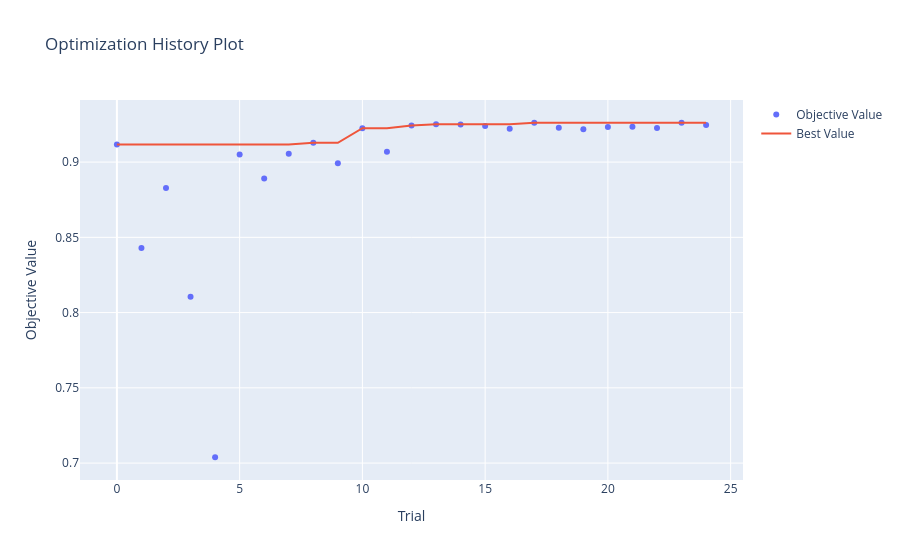
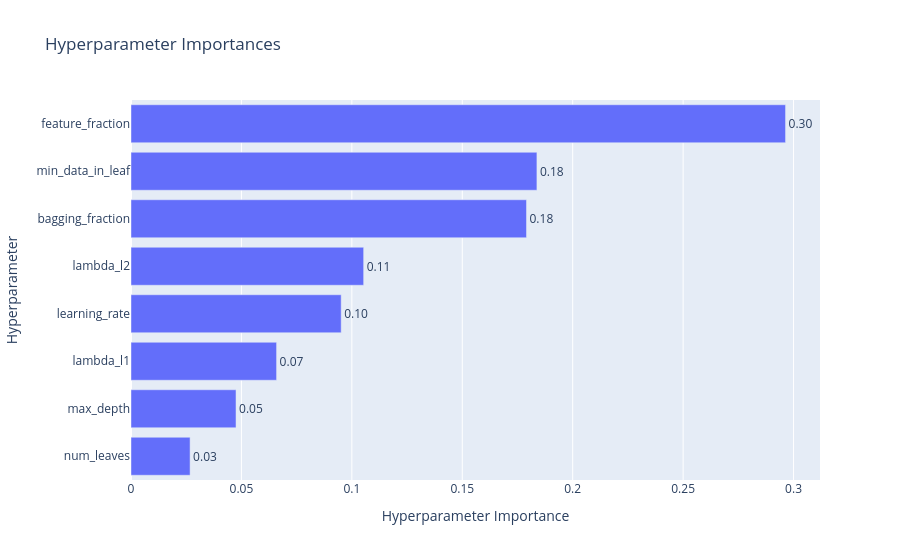

The notebook cell these images were saved under, in order:
### Code cell
fig = vis.plot_optimization_history(study)
fig.show()

fig2 = vis.plot_param_importances(study)
fig2.show()

### Figure 1 — Plotly figure (JSON) as saved in the notebook; plotly's stock layout.template omitted (floating-point values rounded to 4 significant figures)
{"data": [{"mode": "markers", "name": "Objective Value", "type": "scatter", "x": [0, 1, 2, 3, 4, 5, 6, 7, 8, 9, 10, 11, 12, 13, 14, 15, 16, 17, 18, 19, 20, 21, 22, 23, 24], "y": [0.9116, 0.8429, 0.8828, 0.8105, 0.7039, 0.9051, 0.889, 0.9056, 0.9128, 0.8992, 0.9225, 0.9069, 0.9243, 0.9252, 0.9249, 0.9239, 0.9221, 0.9261, 0.9228, 0.9219, 0.9234, 0.9235, 0.9227, 0.9261, 0.9247]}, {"mode": "lines", "name": "Best Value", "type": "scatter", "x": [0, 1, 2, 3, 4, 5, 6, 7, 8, 9, 10, 11, 12, 13, 14, 15, 16, 17, 18, 19, 20, 21, 22, 23, 24], "y": [0.9116, 0.9116, 0.9116, 0.9116, 0.9116, 0.9116, 0.9116, 0.9116, 0.9128, 0.9128, 0.9225, 0.9225, 0.9243, 0.9252, 0.9252, 0.9252, 0.9252, 0.9261, 0.9261, 0.9261, 0.9261, 0.9261, 0.9261, 0.9261, 0.9261]}, {"marker": {"color": "#cccccc"}, "mode": "markers", "name": "Infeasible Trial", "showlegend": false, "type": "scatter", "x": [], "y": []}], "layout": {"title": {"text": "Optimization History Plot"}, "xaxis": {"title": {"text": "Trial"}}, "yaxis": {"title": {"text": "Objective Value"}}}}

### Figure 2 — Plotly figure (JSON) as saved in the notebook; plotly's stock layout.template omitted (floating-point values rounded to 4 significant figures)
{"data": [{"cliponaxis": false, "hovertemplate": ["num_leaves (IntDistribution): 0.02675723675262246<extra></extra>", "max_depth (IntDistribution): 0.047554677998185725<extra></extra>", "lambda_l1 (FloatDistribution): 0.06591764387167687<extra></extra>", "learning_rate (FloatDistribution): 0.09516878705195021<extra></extra>", "lambda_l2 (FloatDistribution): 0.10534422423254512<extra></extra>", "bagging_fraction (FloatDistribution): 0.1790839693899177<extra></extra>", "min_data_in_leaf (IntDistribution): 0.18379769329144705<extra></extra>", "feature_fraction (FloatDistribution): 0.2963757674116549<extra></extra>"], "name": "Objective Value", "orientation": "h", "text": ["0.03", "0.05", "0.07", "0.10", "0.11", "0.18", "0.18", "0.30"], "textposition": "outside", "type": "bar", "x": [0.02676, 0.04755, 0.06592, 0.09517, 0.1053, 0.1791, 0.1838, 0.2964], "y": ["num_leaves", "max_depth", "lambda_l1", "learning_rate", "lambda_l2", "bagging_fraction", "min_data_in_leaf", "feature_fraction"]}], "layout": {"title": {"text": "Hyperparameter Importances"}, "xaxis": {"title": {"text": "Hyperparameter Importance"}}, "yaxis": {"title": {"text": "Hyperparameter"}}}}
